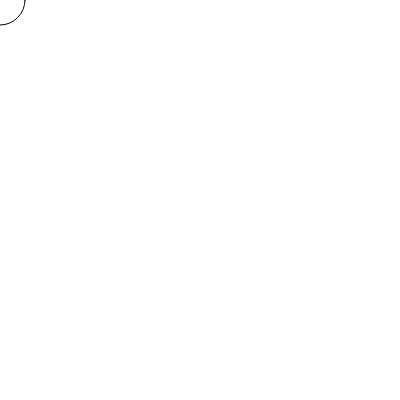
Frame 1 (no input)
Frame 60 (no input): identical to frame 1, image omitted
Frame 120 (the mouse pressed at the canvas centre since frame 60): identical to frame 1, image omitted

The p5.js sketch that drew this single still picture (run headless with seeded random() and noise() and a simulated clock; from frame 60 on, the mouse is pressed at the canvas centre):

// p5.js sketch
// ── sketch.js
function setup() {
  createCanvas(400, 400);
  ellipse(0, 0, 50, 50);
}

function draw() {
  /*background(200);
  fill(50);
  ellipse(width/2, height/2, 50, 50);
  fill(150)
  ellipse(mouseX, mouseY, 50, 50);*/
}
